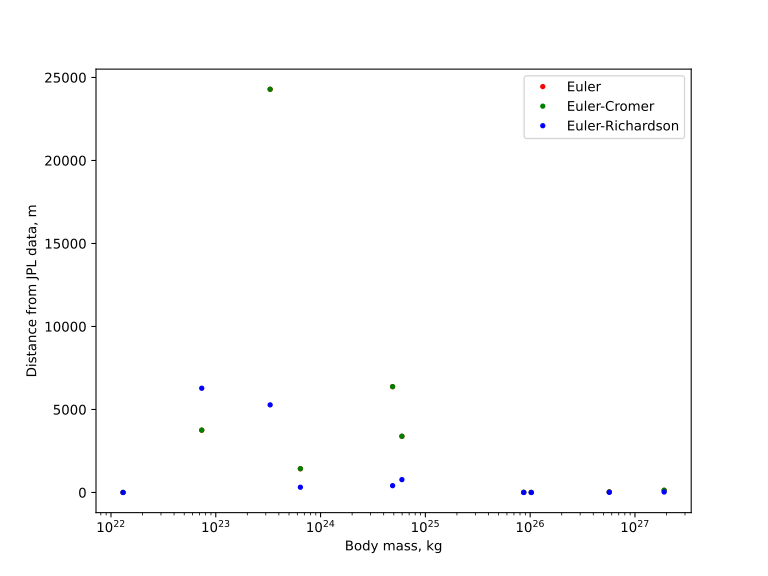

This figure's Python source:
"""

Quick independent script to create the graph of difference in position to the JPL data and mass.

"""

from matplotlib import pyplot as plt
import numpy as np

#Euler data for the final distance of each body at deltaT = 10
final_positions_1 = [
    24287.657967372885,
    6374.618490894202,
    3386.1355730718324,
    3753.9696336965585,
    1432.0960732995738,
    132.70001338561175,
    34.683776928983164,
    8.574046831272462,
    3.6917683544879663,
    2.708786904447415,
]

#Euler-Cromer data
final_positions_2 = [
    24287.657967372885,
    6374.618490894202,
    3386.1355730718324,
    3753.9696336965585,
    1432.0960732995738,
    132.70001338561175,
    34.683776928983164,
    8.574046831272462,
    3.6917683544879663,
    2.708786904447415 
]

#Euler-Richardson data
final_positions_3 = [
    5277.795180741108,
    411.0156669982625,
    775.6766433750192,
    6280.027971814288,
    316.89403809577897,
    29.40422921376594,
    7.686151104142101,
    1.9037231413049025,
    0.8230351226397113,
    0.5966769185602899
]

#Masses
masses = [
    3.301033816280359e+23,
    4.867305814842006e+24,
    5.972168494074286e+24,
    7.34578878683907e+22,
    6.416908799424659e+23,
    1.89851763525763e+27,
    5.683173920860615e+26,
    8.68096924021995e+25,
    1.024306234448616e+26,
    1.3039569692701858e+22,
]

fig = plt.figure(figsize=[8, 6], dpi = 100)

ax = plt.subplot()

ax.set_xscale('log')

ax.set_ylabel('Distance from JPL data, m')
ax.set_xlabel('Body mass, kg')

ax.plot(masses, final_positions_1, color = 'r', marker = '.', linestyle = 'None', label = 'Euler')
ax.plot(masses, final_positions_2, color = 'g', marker = '.', linestyle = 'None', label = 'Euler-Cromer')
ax.plot(masses, final_positions_3, color = 'b', marker = '.', linestyle = 'None', label = 'Euler-Richardson')

plt.legend()

plt.savefig('posdiff_mass.svg')